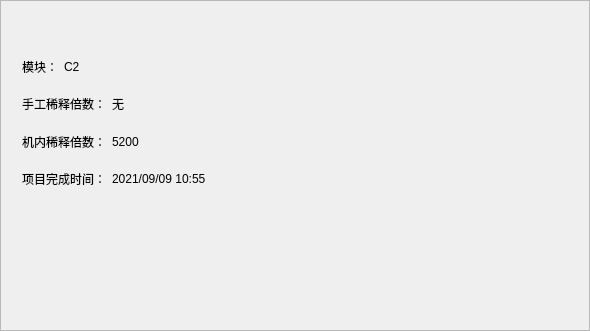
  <widget class="QFrame" name="TestItemInfoFrame">
   <property name="geometry">
    <rect>
     <x>50</x>
     <y>453</y>
     <width>590</width>
     <height>331</height>
    </rect>
   </property>
   <property name="minimumSize">
    <size>
     <width>590</width>
     <height>331</height>
    </size>
   </property>
   <property name="maximumSize">
    <size>
     <width>590</width>
     <height>331</height>
    </size>
   </property>
   <property name="styleSheet">
    <string notr="true">QFrame#TestItemInfoFrame
{
	border:1px solid #a4a4a4;
}</string>
   </property>
   <property name="frameShape">
    <enum>QFrame::StyledPanel</enum>
   </property>
   <property name="frameShadow">
    <enum>QFrame::Raised</enum>
   </property>
   <layout class="QVBoxLayout" name="verticalLayout_3">
    <property name="spacing">
     <number>6</number>
    </property>
    <property name="leftMargin">
     <number>21</number>
    </property>
    <property name="topMargin">
     <number>50</number>
    </property>
    <property name="rightMargin">
     <number>0</number>
    </property>
    <property name="bottomMargin">
     <number>136</number>
    </property>
    <item>
     <layout class="QHBoxLayout" name="horizontalLayout_21">
      <item>
       <widget class="QLabel" name="ModuleNameLab">
        <property name="minimumSize">
         <size>
          <width>0</width>
          <height>30</height>
         </size>
        </property>
        <property name="text">
         <string>模块：</string>
        </property>
       </widget>
      </item>
      <item>
       <widget class="QLabel" name="ModuleValLab">
        <property name="minimumSize">
         <size>
          <width>0</width>
          <height>30</height>
         </size>
        </property>
        <property name="text">
         <string>C2</string>
        </property>
       </widget>
      </item>
      <item>
       <spacer name="horizontalSpacer_21">
        <property name="orientation">
         <enum>Qt::Horizontal</enum>
        </property>
        <property name="sizeHint" stdset="0">
         <size>
          <width>40</width>
          <height>20</height>
         </size>
        </property>
       </spacer>
      </item>
     </layout>
    </item>
    <item>
     <layout class="QHBoxLayout" name="horizontalLayout_18">
      <item>
       <widget class="QLabel" name="ManualDiltNameLab">
        <property name="minimumSize">
         <size>
          <width>0</width>
          <height>30</height>
         </size>
        </property>
        <property name="text">
         <string>手工稀释倍数：</string>
        </property>
       </widget>
      </item>
      <item>
       <widget class="QLabel" name="ManualDiltValLab">
        <property name="minimumSize">
         <size>
          <width>0</width>
          <height>30</height>
         </size>
        </property>
        <property name="text">
         <string>无</string>
        </property>
       </widget>
      </item>
      <item>
       <spacer name="horizontalSpacer_18">
        <property name="orientation">
         <enum>Qt::Horizontal</enum>
        </property>
        <property name="sizeHint" stdset="0">
         <size>
          <width>40</width>
          <height>20</height>
         </size>
        </property>
       </spacer>
      </item>
     </layout>
    </item>
    <item>
     <layout class="QHBoxLayout" name="horizontalLayout_19">
      <item>
       <widget class="QLabel" name="DiltRatioNameLab">
        <property name="minimumSize">
         <size>
          <width>0</width>
          <height>30</height>
         </size>
        </property>
        <property name="text">
         <string>机内稀释倍数：</string>
        </property>
       </widget>
      </item>
      <item>
       <widget class="QLabel" name="DiltRatioValLab">
        <property name="minimumSize">
         <size>
          <width>0</width>
          <height>30</height>
         </size>
        </property>
        <property name="text">
         <string>5200</string>
        </property>
       </widget>
      </item>
      <item>
       <spacer name="horizontalSpacer_19">
        <property name="orientation">
         <enum>Qt::Horizontal</enum>
        </property>
        <property name="sizeHint" stdset="0">
         <size>
          <width>40</width>
          <height>20</height>
         </size>
        </property>
       </spacer>
      </item>
     </layout>
    </item>
    <item>
     <layout class="QHBoxLayout" name="horizontalLayout_22">
      <item>
       <widget class="QLabel" name="CompleteTimeNameLab">
        <property name="minimumSize">
         <size>
          <width>0</width>
          <height>30</height>
         </size>
        </property>
        <property name="text">
         <string>项目完成时间：</string>
        </property>
       </widget>
      </item>
      <item>
       <widget class="QLabel" name="CompleteTimeValLab">
        <property name="minimumSize">
         <size>
          <width>0</width>
          <height>30</height>
         </size>
        </property>
        <property name="text">
         <string>2021/09/09 10:55</string>
        </property>
       </widget>
      </item>
      <item>
       <spacer name="horizontalSpacer_22">
        <property name="orientation">
         <enum>Qt::Horizontal</enum>
        </property>
        <property name="sizeHint" stdset="0">
         <size>
          <width>40</width>
          <height>20</height>
         </size>
        </property>
       </spacer>
      </item>
     </layout>
    </item>
   </layout>
  </widget>
